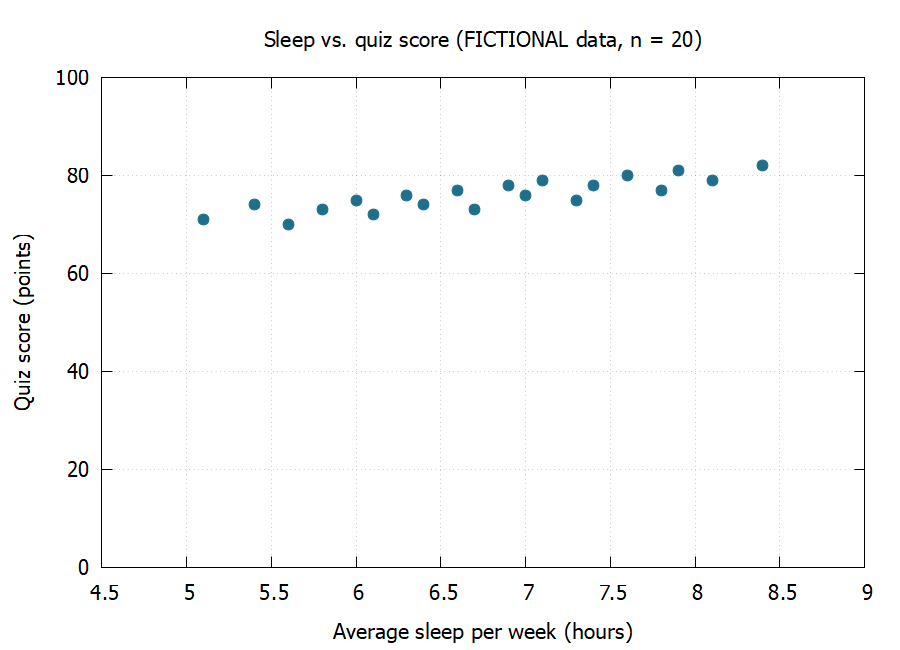

This figure's gnuplot source:
# scatter.gp：散點圖（scatter plot），Y 軸從 0 畫到 100（滿分）
# 用法：這個檔和 sleep-quiz.dat 放同一個資料夾，在那個資料夾開終端機，輸入
#   gnuplot scatter.gp
# 跑完會多出 scatter.png。圖裡的字用英文：中文字型每台電腦不同，先求圖出得來。

set terminal pngcairo size 900,650 font "Sans,16"
set output "scatter.png"

set title "Sleep vs. quiz score (FICTIONAL data, n = 20)"
set xlabel "Average sleep per week (hours)"
set ylabel "Quiz score (points)"
set grid
set key off
set xrange [4.5:9]
set yrange [0:100]

plot "sleep-quiz.dat" using 1:2 with points pt 7 ps 1.8 lc rgb "#1f6f8b"

set output
